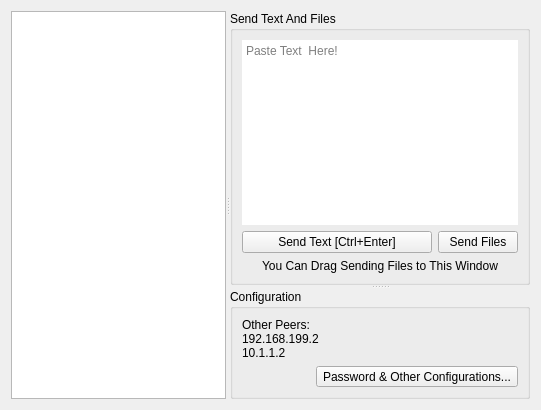
<?xml version="1.0" encoding="UTF-8"?>
<ui version="4.0">
 <class>LafdupWindow</class>
 <widget class="QWidget" name="LafdupWindow">
  <property name="geometry">
   <rect>
    <x>0</x>
    <y>0</y>
    <width>541</width>
    <height>410</height>
   </rect>
  </property>
  <property name="windowTitle">
   <string>Sync Clipboard</string>
  </property>
  <layout class="QHBoxLayout" name="horizontalLayout" stretch="90">
   <item>
    <widget class="QSplitter" name="splitter_2">
     <property name="orientation">
      <enum>Qt::Horizontal</enum>
     </property>
     <widget class="QListView" name="lstCopyPaste">
      <property name="horizontalScrollBarPolicy">
       <enum>Qt::ScrollBarAlwaysOff</enum>
      </property>
      <property name="sizeAdjustPolicy">
       <enum>QAbstractScrollArea::AdjustIgnored</enum>
      </property>
      <property name="alternatingRowColors">
       <bool>true</bool>
      </property>
     </widget>
     <widget class="QSplitter" name="splitter">
      <property name="orientation">
       <enum>Qt::Vertical</enum>
      </property>
      <widget class="QGroupBox" name="groupBox">
       <property name="minimumSize">
        <size>
         <width>300</width>
         <height>0</height>
        </size>
       </property>
       <property name="title">
        <string>Send Text And Files</string>
       </property>
       <layout class="QVBoxLayout" name="verticalLayout">
        <item>
         <widget class="QPlainTextEdit" name="txtContent">
          <property name="sizePolicy">
           <sizepolicy hsizetype="Expanding" vsizetype="Expanding">
            <horstretch>0</horstretch>
            <verstretch>0</verstretch>
           </sizepolicy>
          </property>
          <property name="maximumSize">
           <size>
            <width>16777215</width>
            <height>16777215</height>
           </size>
          </property>
          <property name="frameShape">
           <enum>QFrame::NoFrame</enum>
          </property>
          <property name="horizontalScrollBarPolicy">
           <enum>Qt::ScrollBarAlwaysOff</enum>
          </property>
          <property name="placeholderText">
           <string>Paste Text  Here!</string>
          </property>
         </widget>
        </item>
        <item>
         <layout class="QHBoxLayout" name="horizontalLayout_3">
          <item>
           <widget class="QPushButton" name="btnSendText">
            <property name="text">
             <string>Send Text [Ctrl+Enter]</string>
            </property>
           </widget>
          </item>
          <item>
           <widget class="QPushButton" name="btnSendFiles">
            <property name="sizePolicy">
             <sizepolicy hsizetype="Maximum" vsizetype="Fixed">
              <horstretch>0</horstretch>
              <verstretch>0</verstretch>
             </sizepolicy>
            </property>
            <property name="text">
             <string>Send Files</string>
            </property>
           </widget>
          </item>
         </layout>
        </item>
        <item>
         <widget class="QLabel" name="label">
          <property name="sizePolicy">
           <sizepolicy hsizetype="Preferred" vsizetype="Maximum">
            <horstretch>0</horstretch>
            <verstretch>0</verstretch>
           </sizepolicy>
          </property>
          <property name="text">
           <string>You Can Drag Sending Files to This Window</string>
          </property>
          <property name="alignment">
           <set>Qt::AlignCenter</set>
          </property>
          <property name="wordWrap">
           <bool>true</bool>
          </property>
         </widget>
        </item>
       </layout>
      </widget>
      <widget class="QGroupBox" name="groupBox_2">
       <property name="sizePolicy">
        <sizepolicy hsizetype="Preferred" vsizetype="Expanding">
         <horstretch>0</horstretch>
         <verstretch>0</verstretch>
        </sizepolicy>
       </property>
       <property name="title">
        <string>Configuration</string>
       </property>
       <layout class="QVBoxLayout" name="verticalLayout_2">
        <item>
         <widget class="QLabel" name="lblInformation">
          <property name="sizePolicy">
           <sizepolicy hsizetype="Preferred" vsizetype="Expanding">
            <horstretch>0</horstretch>
            <verstretch>0</verstretch>
           </sizepolicy>
          </property>
          <property name="text">
           <string>Other Peers:
192.168.199.2
10.1.1.2</string>
          </property>
          <property name="alignment">
           <set>Qt::AlignLeading|Qt::AlignLeft|Qt::AlignTop</set>
          </property>
         </widget>
        </item>
        <item>
         <layout class="QHBoxLayout" name="horizontalLayout_2">
          <item>
           <spacer name="horizontalSpacer">
            <property name="orientation">
             <enum>Qt::Horizontal</enum>
            </property>
            <property name="sizeHint" stdset="0">
             <size>
              <width>40</width>
              <height>20</height>
             </size>
            </property>
           </spacer>
          </item>
          <item>
           <widget class="QToolButton" name="btnConfigure">
            <property name="text">
             <string>Password &amp;&amp; Other Configurations...</string>
            </property>
            <property name="icon">
             <iconset resource="lafdup.qrc">
              <normaloff>:/images/configure.png</normaloff>:/images/configure.png</iconset>
            </property>
            <property name="toolButtonStyle">
             <enum>Qt::ToolButtonTextBesideIcon</enum>
            </property>
           </widget>
          </item>
         </layout>
        </item>
       </layout>
      </widget>
     </widget>
    </widget>
   </item>
  </layout>
  <action name="actionSetToClipboard">
   <property name="text">
    <string>Set To &amp;Clipboard</string>
   </property>
  </action>
  <action name="actionCopyToRemote">
   <property name="text">
    <string>Copy To &amp;Remote</string>
   </property>
  </action>
  <action name="actionShow">
   <property name="text">
    <string>&amp;Show</string>
   </property>
  </action>
  <action name="actionExit">
   <property name="text">
    <string>E&amp;xit</string>
   </property>
  </action>
  <action name="actionClearAll">
   <property name="text">
    <string>Clear All</string>
   </property>
   <property name="toolTip">
    <string>Clear All Items</string>
   </property>
  </action>
  <action name="actionRemove">
   <property name="text">
    <string>Remove</string>
   </property>
   <property name="toolTip">
    <string>Remove Selected Item</string>
   </property>
  </action>
 </widget>
 <resources>
  <include location="lafdup.qrc"/>
 </resources>
 <connections/>
</ui>
